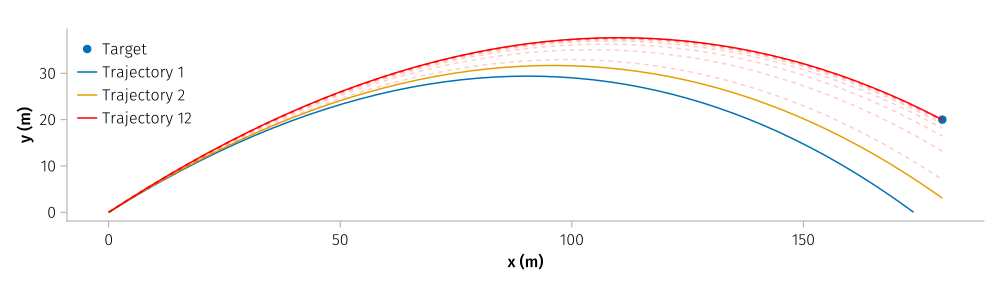

Write the Julia code that produced this figure.
# This file was generated, do not modify it. # hide
fig5 = Figure(resolution=(1000,300))
ax5 = Axis(fig5[1,1], xlabel="x (m)", ylabel="y (m)", aspect = DataAspect())

scatter!(ax5, [target2[1]], [target2[2]], label="Target")

lines!(ax5, interp_sol(sol12, [x,y], times)..., label="Trajectory 1")
lines!(ax5, interp_sol(sol22, [x,y], times)..., label="Trajectory 2")

ẋ2_sim2 = copy(ẋ2)
ẏ2_sim2 = copy(ẏ2)

errors2 = [
    sqrt((sol12[x, end] - target2[1])^2 + (sol12[y, end] - target2[2])^2),
    sqrt((sol22[x, end] - target2[1])^2 + (sol22[y, end] - target2[2])^2)
]

n_iters2 = 10

for i in 1:n_iters2
    sol32 = simulate_projectile2(ẋ3_sim2, ẏ3_sim2)

    global F12 = copy(F22)
    global F22 = [sol32[x, end], sol32[y, end]] .- target2

    global dF2 = [
        (F22[1] - F12[1])/(ẋ3_sim2 - ẋ2_sim2) (F22[1] - F12[1])/(ẏ3_sim2 - ẏ2_sim2)
        (F22[2] - F12[2])/(ẋ3_sim2 - ẋ2_sim2) (F22[2] - F12[2])/(ẏ3_sim2 - ẏ2_sim2)
    ]

    global ẋ2_sim2 = copy(ẋ3_sim2)
    global ẏ2_sim2 = copy(ẏ3_sim2)

    u̇ = [ẋ2_sim2, ẏ2_sim2] .- pinv(dF2)*F22

    global ẋ3_sim2 = u̇[1]
    global ẏ3_sim2 = u̇[2]

    if i < n_iters
        lines!(
            ax5, interp_sol(sol32, [x,y], times)...,
            linestyle=:dash, color = (:red, 0.2)
        )
    else
        lines!(
            ax5, interp_sol(sol32, [x,y], times)...,
            color=:red, label="Trajectory $(n_iters+2)"
        )
    end
    push!(errors2, sqrt((sol32[x, end] - target2[1])^2 + (sol32[y, end] - target2[2])^2))
end

axislegend(ax5, position=:lt)
fig5
save("assets/posts/direct-shooting-with-approx/code/loop2.svg", fig5) #hide